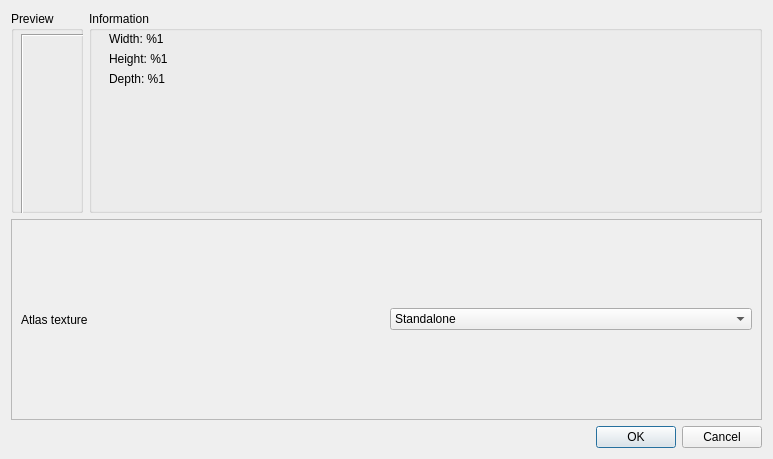
<?xml version="1.0" encoding="UTF-8"?>
<ui version="4.0">
 <class>TextureProperties</class>
 <widget class="QWidget" name="TextureProperties">
  <property name="geometry">
   <rect>
    <x>0</x>
    <y>0</y>
    <width>773</width>
    <height>459</height>
   </rect>
  </property>
  <property name="windowTitle">
   <string>2D Texture Properties</string>
  </property>
  <layout class="QGridLayout" name="gridLayout">
   <item row="2" column="1">
    <widget class="QDialogButtonBox" name="buttonBox">
     <property name="orientation">
      <enum>Qt::Horizontal</enum>
     </property>
     <property name="standardButtons">
      <set>QDialogButtonBox::Cancel|QDialogButtonBox::Ok</set>
     </property>
    </widget>
   </item>
   <item row="1" column="0" colspan="2">
    <widget class="QFrame" name="frame">
     <property name="frameShape">
      <enum>QFrame::StyledPanel</enum>
     </property>
     <property name="frameShadow">
      <enum>QFrame::Raised</enum>
     </property>
     <layout class="QHBoxLayout" name="horizontalLayout_2">
      <item>
       <widget class="QLabel" name="label_2">
        <property name="text">
         <string>Atlas texture</string>
        </property>
       </widget>
      </item>
      <item>
       <widget class="QComboBox" name="comboBox">
        <item>
         <property name="text">
          <string>Standalone</string>
         </property>
        </item>
       </widget>
      </item>
     </layout>
    </widget>
   </item>
   <item row="0" column="1">
    <widget class="QGroupBox" name="groupBox">
     <property name="title">
      <string>Information</string>
     </property>
     <widget class="QLabel" name="width">
      <property name="geometry">
       <rect>
        <x>20</x>
        <y>20</y>
        <width>91</width>
        <height>16</height>
       </rect>
      </property>
      <property name="text">
       <string>Width: %1</string>
      </property>
     </widget>
     <widget class="QLabel" name="height">
      <property name="geometry">
       <rect>
        <x>20</x>
        <y>40</y>
        <width>101</width>
        <height>16</height>
       </rect>
      </property>
      <property name="text">
       <string>Height: %1</string>
      </property>
     </widget>
     <widget class="QLabel" name="depth">
      <property name="geometry">
       <rect>
        <x>20</x>
        <y>60</y>
        <width>91</width>
        <height>16</height>
       </rect>
      </property>
      <property name="text">
       <string>Depth: %1</string>
      </property>
     </widget>
    </widget>
   </item>
   <item row="0" column="0">
    <widget class="QGroupBox" name="groupBox_2">
     <property name="title">
      <string>Preview</string>
     </property>
     <widget class="QLabel" name="preview">
      <property name="geometry">
       <rect>
        <x>10</x>
        <y>23</y>
        <width>256</width>
        <height>256</height>
       </rect>
      </property>
      <property name="minimumSize">
       <size>
        <width>256</width>
        <height>256</height>
       </size>
      </property>
      <property name="frameShape">
       <enum>QFrame::Box</enum>
      </property>
      <property name="frameShadow">
       <enum>QFrame::Sunken</enum>
      </property>
      <property name="text">
       <string/>
      </property>
      <property name="pixmap">
       <pixmap resource="../Resources/resources.qrc">:/resourcelibrary/image-add</pixmap>
      </property>
      <property name="alignment">
       <set>Qt::AlignCenter</set>
      </property>
      <property name="openExternalLinks">
       <bool>true</bool>
      </property>
      <property name="textInteractionFlags">
       <set>Qt::NoTextInteraction</set>
      </property>
     </widget>
    </widget>
   </item>
  </layout>
 </widget>
 <resources>
  <include location="../Resources/resources.qrc"/>
 </resources>
 <connections/>
</ui>
